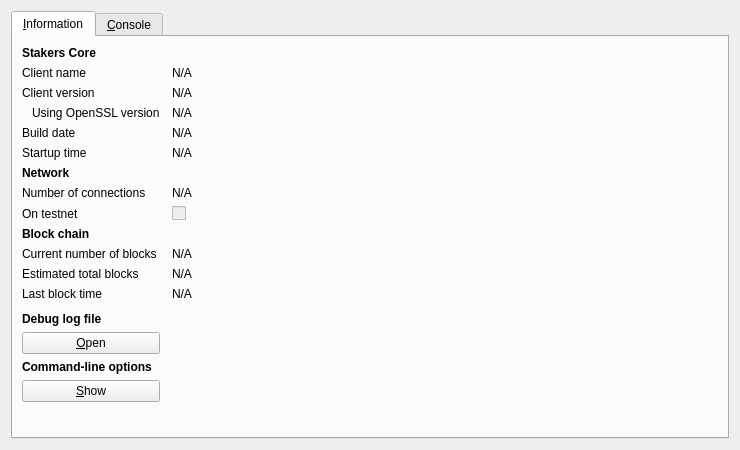
<?xml version="1.0" encoding="UTF-8"?>
<ui version="4.0">
 <class>RPCConsole</class>
 <widget class="QDialog" name="RPCConsole">
  <property name="geometry">
   <rect>
    <x>0</x>
    <y>0</y>
    <width>740</width>
    <height>450</height>
   </rect>
  </property>
  <property name="windowTitle">
   <string>Stakers - Debug window</string>
  </property>
  <layout class="QVBoxLayout" name="verticalLayout_2">
   <item>
    <widget class="QTabWidget" name="tabWidget">
     <property name="currentIndex">
      <number>0</number>
     </property>
     <widget class="QWidget" name="tab_info">
      <attribute name="title">
       <string>&amp;Information</string>
      </attribute>
      <layout class="QGridLayout" name="gridLayout" columnstretch="0,1">
       <property name="horizontalSpacing">
        <number>12</number>
       </property>
       <item row="0" column="0">
        <widget class="QLabel" name="label_9">
         <property name="font">
          <font>
           <weight>75</weight>
           <bold>true</bold>
          </font>
         </property>
         <property name="text">
          <string>Stakers Core</string>
         </property>
        </widget>
       </item>
       <item row="1" column="0">
        <widget class="QLabel" name="label_5">
         <property name="text">
          <string>Client name</string>
         </property>
        </widget>
       </item>
       <item row="1" column="1">
        <widget class="QLabel" name="clientName">
         <property name="cursor">
          <cursorShape>IBeamCursor</cursorShape>
         </property>
         <property name="text">
          <string>N/A</string>
         </property>
         <property name="textFormat">
          <enum>Qt::PlainText</enum>
         </property>
         <property name="textInteractionFlags">
          <set>Qt::LinksAccessibleByMouse|Qt::TextSelectableByKeyboard|Qt::TextSelectableByMouse</set>
         </property>
        </widget>
       </item>
       <item row="2" column="0">
        <widget class="QLabel" name="label_6">
         <property name="text">
          <string>Client version</string>
         </property>
        </widget>
       </item>
       <item row="2" column="1">
        <widget class="QLabel" name="clientVersion">
         <property name="cursor">
          <cursorShape>IBeamCursor</cursorShape>
         </property>
         <property name="text">
          <string>N/A</string>
         </property>
         <property name="textFormat">
          <enum>Qt::PlainText</enum>
         </property>
         <property name="textInteractionFlags">
          <set>Qt::LinksAccessibleByMouse|Qt::TextSelectableByKeyboard|Qt::TextSelectableByMouse</set>
         </property>
        </widget>
       </item>
       <item row="3" column="0">
        <widget class="QLabel" name="label_14">
         <property name="text">
          <string>Using OpenSSL version</string>
         </property>
         <property name="indent">
          <number>10</number>
         </property>
        </widget>
       </item>
       <item row="3" column="1">
        <widget class="QLabel" name="openSSLVersion">
         <property name="cursor">
          <cursorShape>IBeamCursor</cursorShape>
         </property>
         <property name="text">
          <string>N/A</string>
         </property>
         <property name="textFormat">
          <enum>Qt::PlainText</enum>
         </property>
         <property name="textInteractionFlags">
          <set>Qt::LinksAccessibleByMouse|Qt::TextSelectableByKeyboard|Qt::TextSelectableByMouse</set>
         </property>
        </widget>
       </item>
       <item row="4" column="0">
        <widget class="QLabel" name="label_12">
         <property name="text">
          <string>Build date</string>
         </property>
        </widget>
       </item>
       <item row="4" column="1">
        <widget class="QLabel" name="buildDate">
         <property name="cursor">
          <cursorShape>IBeamCursor</cursorShape>
         </property>
         <property name="text">
          <string>N/A</string>
         </property>
         <property name="textFormat">
          <enum>Qt::PlainText</enum>
         </property>
         <property name="textInteractionFlags">
          <set>Qt::LinksAccessibleByMouse|Qt::TextSelectableByKeyboard|Qt::TextSelectableByMouse</set>
         </property>
        </widget>
       </item>
       <item row="5" column="0">
        <widget class="QLabel" name="label_13">
         <property name="text">
          <string>Startup time</string>
         </property>
        </widget>
       </item>
       <item row="5" column="1">
        <widget class="QLabel" name="startupTime">
         <property name="cursor">
          <cursorShape>IBeamCursor</cursorShape>
         </property>
         <property name="text">
          <string>N/A</string>
         </property>
         <property name="textFormat">
          <enum>Qt::PlainText</enum>
         </property>
         <property name="textInteractionFlags">
          <set>Qt::LinksAccessibleByMouse|Qt::TextSelectableByKeyboard|Qt::TextSelectableByMouse</set>
         </property>
        </widget>
       </item>
       <item row="6" column="0">
        <widget class="QLabel" name="label_11">
         <property name="font">
          <font>
           <weight>75</weight>
           <bold>true</bold>
          </font>
         </property>
         <property name="text">
          <string>Network</string>
         </property>
        </widget>
       </item>
       <item row="7" column="0">
        <widget class="QLabel" name="label_7">
         <property name="text">
          <string>Number of connections</string>
         </property>
        </widget>
       </item>
       <item row="7" column="1">
        <widget class="QLabel" name="numberOfConnections">
         <property name="cursor">
          <cursorShape>IBeamCursor</cursorShape>
         </property>
         <property name="text">
          <string>N/A</string>
         </property>
         <property name="textFormat">
          <enum>Qt::PlainText</enum>
         </property>
         <property name="textInteractionFlags">
          <set>Qt::LinksAccessibleByMouse|Qt::TextSelectableByKeyboard|Qt::TextSelectableByMouse</set>
         </property>
        </widget>
       </item>
       <item row="8" column="0">
        <widget class="QLabel" name="label_8">
         <property name="text">
          <string>On testnet</string>
         </property>
        </widget>
       </item>
       <item row="8" column="1">
        <widget class="QCheckBox" name="isTestNet">
         <property name="enabled">
          <bool>false</bool>
         </property>
         <property name="text">
          <string/>
         </property>
        </widget>
       </item>
       <item row="9" column="0">
        <widget class="QLabel" name="label_10">
         <property name="font">
          <font>
           <weight>75</weight>
           <bold>true</bold>
          </font>
         </property>
         <property name="text">
          <string>Block chain</string>
         </property>
        </widget>
       </item>
       <item row="10" column="0">
        <widget class="QLabel" name="label_3">
         <property name="text">
          <string>Current number of blocks</string>
         </property>
        </widget>
       </item>
       <item row="10" column="1">
        <widget class="QLabel" name="numberOfBlocks">
         <property name="cursor">
          <cursorShape>IBeamCursor</cursorShape>
         </property>
         <property name="text">
          <string>N/A</string>
         </property>
         <property name="textFormat">
          <enum>Qt::PlainText</enum>
         </property>
         <property name="textInteractionFlags">
          <set>Qt::LinksAccessibleByMouse|Qt::TextSelectableByKeyboard|Qt::TextSelectableByMouse</set>
         </property>
        </widget>
       </item>
       <item row="11" column="0">
        <widget class="QLabel" name="label_4">
         <property name="text">
          <string>Estimated total blocks</string>
         </property>
        </widget>
       </item>
       <item row="11" column="1">
        <widget class="QLabel" name="totalBlocks">
         <property name="cursor">
          <cursorShape>IBeamCursor</cursorShape>
         </property>
         <property name="text">
          <string>N/A</string>
         </property>
         <property name="textFormat">
          <enum>Qt::PlainText</enum>
         </property>
         <property name="textInteractionFlags">
          <set>Qt::LinksAccessibleByMouse|Qt::TextSelectableByKeyboard|Qt::TextSelectableByMouse</set>
         </property>
        </widget>
       </item>
       <item row="12" column="0">
        <widget class="QLabel" name="label_2">
         <property name="text">
          <string>Last block time</string>
         </property>
        </widget>
       </item>
       <item row="12" column="1">
        <widget class="QLabel" name="lastBlockTime">
         <property name="cursor">
          <cursorShape>IBeamCursor</cursorShape>
         </property>
         <property name="text">
          <string>N/A</string>
         </property>
         <property name="textFormat">
          <enum>Qt::PlainText</enum>
         </property>
         <property name="textInteractionFlags">
          <set>Qt::LinksAccessibleByMouse|Qt::TextSelectableByKeyboard|Qt::TextSelectableByMouse</set>
         </property>
        </widget>
       </item>
       <item row="13" column="0">
        <spacer name="verticalSpacer_2">
         <property name="orientation">
          <enum>Qt::Vertical</enum>
         </property>
         <property name="sizeHint" stdset="0">
          <size>
           <width>20</width>
           <height>20</height>
          </size>
         </property>
        </spacer>
       </item>
       <item row="14" column="0">
        <widget class="QLabel" name="labelDebugLogfile">
         <property name="font">
          <font>
           <weight>75</weight>
           <bold>true</bold>
          </font>
         </property>
         <property name="text">
          <string>Debug log file</string>
         </property>
        </widget>
       </item>
       <item row="15" column="0">
        <widget class="QPushButton" name="openDebugLogfileButton">
         <property name="toolTip">
          <string>Open the Stakers debug log file from the current data directory. This can take a few seconds for large log files.</string>
         </property>
         <property name="text">
          <string>&amp;Open</string>
         </property>
         <property name="autoDefault">
          <bool>false</bool>
         </property>
        </widget>
       </item>
       <item row="16" column="0">
        <widget class="QLabel" name="labelCLOptions">
         <property name="font">
          <font>
           <weight>75</weight>
           <bold>true</bold>
          </font>
         </property>
         <property name="text">
          <string>Command-line options</string>
         </property>
        </widget>
       </item>
       <item row="17" column="0">
        <widget class="QPushButton" name="showCLOptionsButton">
         <property name="toolTip">
          <string>Show the Stakers-Qt help message to get a list with possible Stakers command-line options.</string>
         </property>
         <property name="text">
          <string>&amp;Show</string>
         </property>
         <property name="autoDefault">
          <bool>false</bool>
         </property>
        </widget>
       </item>
       <item row="18" column="0">
        <spacer name="verticalSpacer">
         <property name="orientation">
          <enum>Qt::Vertical</enum>
         </property>
         <property name="sizeHint" stdset="0">
          <size>
           <width>20</width>
           <height>40</height>
          </size>
         </property>
        </spacer>
       </item>
      </layout>
     </widget>
     <widget class="QWidget" name="tab_console">
      <attribute name="title">
       <string>&amp;Console</string>
      </attribute>
      <layout class="QVBoxLayout" name="verticalLayout_3">
       <property name="spacing">
        <number>3</number>
       </property>
       <item>
        <widget class="QTextEdit" name="messagesWidget">
         <property name="minimumSize">
          <size>
           <width>0</width>
           <height>100</height>
          </size>
         </property>
         <property name="readOnly">
          <bool>true</bool>
         </property>
         <property name="tabKeyNavigation" stdset="0">
          <bool>false</bool>
         </property>
         <property name="columnCount" stdset="0">
          <number>2</number>
         </property>
        </widget>
       </item>
       <item>
        <layout class="QHBoxLayout" name="horizontalLayout">
         <property name="spacing">
          <number>3</number>
         </property>
         <item>
          <widget class="QLabel" name="label">
           <property name="text">
            <string notr="true">&gt;</string>
           </property>
          </widget>
         </item>
         <item>
          <widget class="QLineEdit" name="lineEdit"/>
         </item>
         <item>
          <widget class="QPushButton" name="clearButton">
           <property name="maximumSize">
            <size>
             <width>24</width>
             <height>24</height>
            </size>
           </property>
           <property name="toolTip">
            <string>Clear console</string>
           </property>
           <property name="text">
            <string/>
           </property>
           <property name="icon">
            <iconset resource="../bitcoin.qrc">
             <normaloff>:/icons/remove</normaloff>:/icons/remove</iconset>
           </property>
           <property name="shortcut">
            <string notr="true">Ctrl+L</string>
           </property>
           <property name="autoDefault">
            <bool>false</bool>
           </property>
          </widget>
         </item>
        </layout>
       </item>
      </layout>
     </widget>
    </widget>
   </item>
  </layout>
 </widget>
 <resources>
  <include location="../bitcoin.qrc"/>
 </resources>
 <connections/>
</ui>
